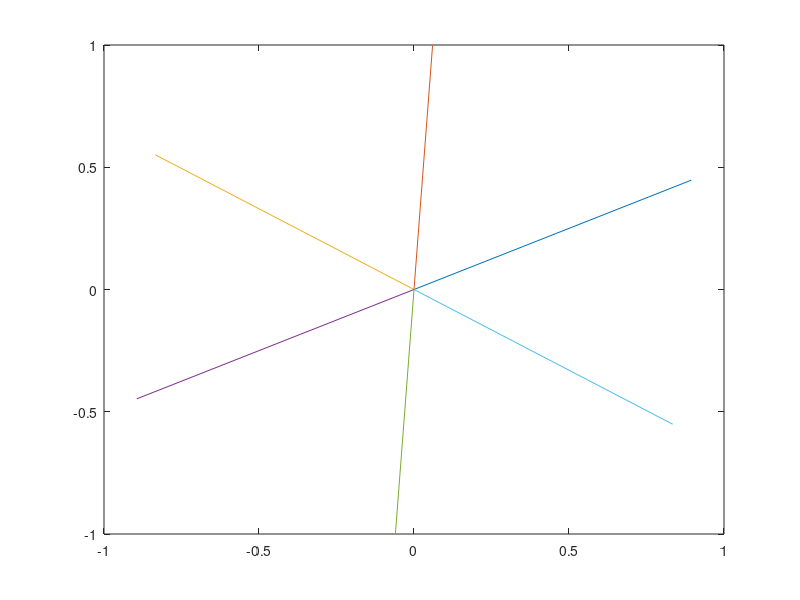
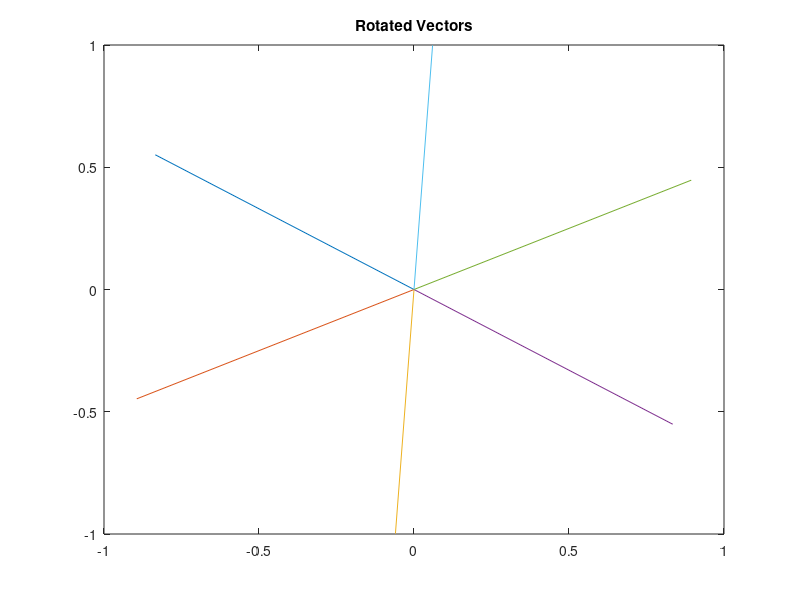
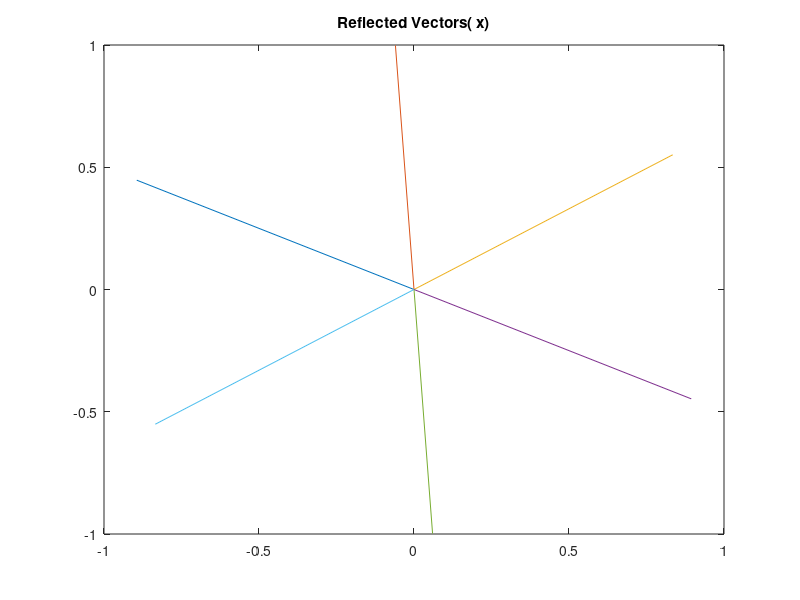
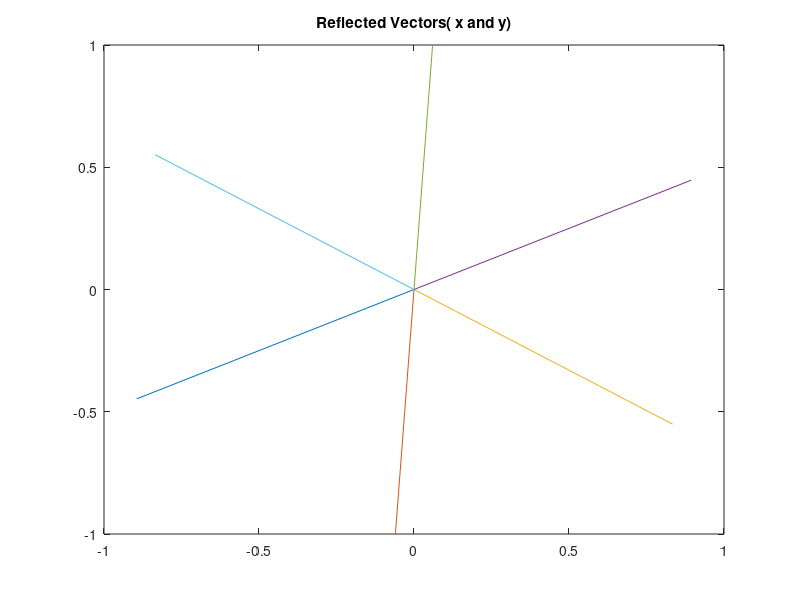

Reproduce these figures in MATLAB, in order.
% Define the initial unit vector
u = [4/sqrt(20); 2/sqrt(20)]; % You can choose any non-zero initial vector

%u = [1;2];
plot(u)
% Define the rotation matrix function
theta = 2*pi / 6; % Angle for hexagon
R = [cos(theta), -sin(theta); sin(theta), cos(theta)];

% Initialize the matrix to store vectors
M = zeros(2, 6); 
M(:, 1) = u;

% Generate five new vectors by rotating the initial vector
for i = 2:6
    M(:, i) = R^(i-1)*u; % taking 
end

     
origin = zeros(1,size(M,2)); 
plot([origin; M(1,:)],[origin; M(2,:)]);



% Define the angle for rotation
new_theta =  2*pi / 3; % Choose your own value of theta

% Initialize the matrix to store vectors after second rotation
rotate_M = zeros(2, 6);

% Generate five new vectors by rotating the vectors obtained from part 1) by angle theta
for i = 1:6
    rotate_M(:, i) = R^(i+1) * u;
end

% Plotting
figure;
origin = zeros(1, size(rotate_M, 2)); 
plot([origin; rotate_M(1, :)], [origin; rotate_M(2, :)]);

title('Rotated Vectors');

%Reflection across the x axis

figure;
reflect_M_y = M
reflect_M_y(1,:) = -reflect_M_y(1,:)
origin = zeros(1,size(reflect_M_y,2)); 
plot([origin; reflect_M_y(1,:)],[origin; reflect_M_y(2,:)]);
title('Reflected Vectors( x)')


figure;
reflect_M = -M
origin = zeros(1,size(reflect_M,2)); 
plot([origin; reflect_M(1,:)],[origin; reflect_M(2,:)]);
title('Reflected Vectors( x and y)')









%Question 3:
theta1 = pi




